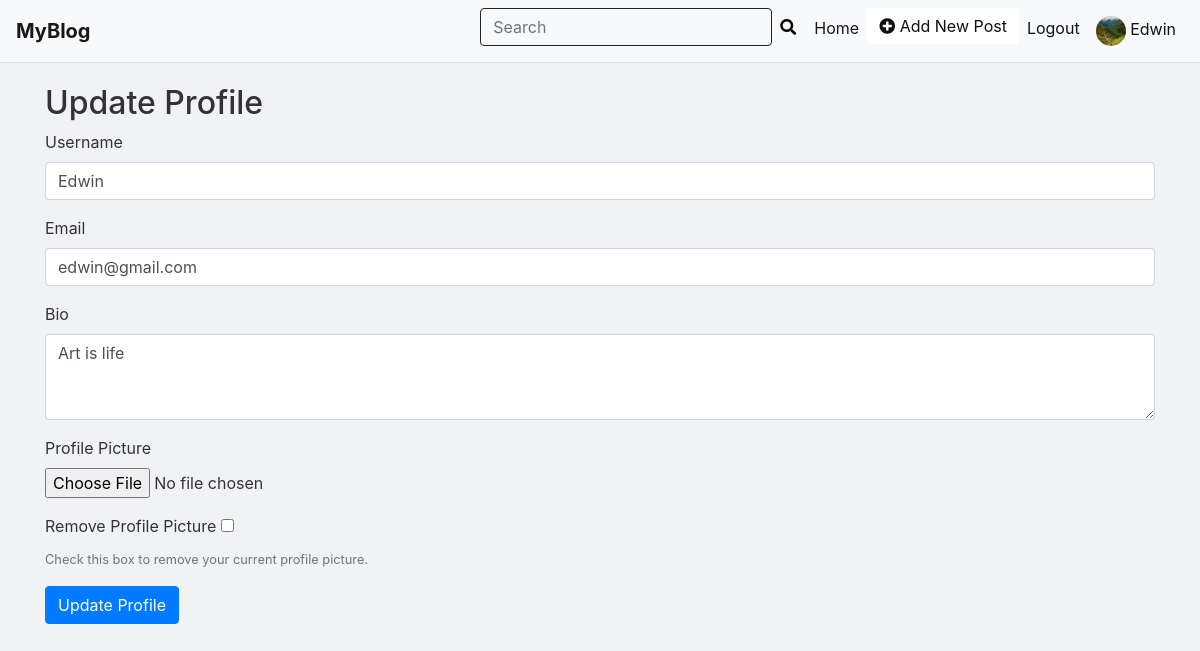
/update-profile/ (signed in), run on the app's committed database.
### blog/models.py (models this page shows, shortened)
class User(AbstractUser):
    phone_number = models.CharField(max_length=10, null=True, blank=True)
    bio = models.TextField(null=True,blank=True)
    profile_pic = models.ImageField(upload_to="media/profile-pics/", null=True, blank=True,)

### blog/views.py (the view, shortened to what this page needs)
# urls.py: path('update-profile/', views.update_profile, name='update_profile'),
@login_required
@never_cache
def update_profile(request):
    user = request.user
    return render(request, 'updateprofile.html', {'user': user})

### templates/updateprofile.html (shortened to what this page needs)
{% extends "layout/base.html" %}
{% block content %}
<div class="container mt-4">
    <h2>Update Profile</h2>
    <form method="post" enctype="multipart/form-data">
        <div class="form-group">
            <label for="username">Username</label>
            <input type="text" class="form-control" id="username" name="username" value="{{ user.username }}" required>
        </div>
        <div class="form-group">
            <label for="email">Email</label>
            <input type="email" class="form-control" id="email" name="email" value="{{ user.email }}" required>
        </div>
        <div class="form-group">
            <label for="bio">Bio</label>
            <textarea class="form-control" id="bio" name="bio" rows="3">{{ user.bio }}</textarea>
        </div>
        <div class="form-group">
            <label for="profile_pic">Profile Picture</label>
            <input type="file" class="form-control-file" id="profile_pic" name="profile_pic">
        </div>
        <div class="form-group">
            <label for="remove_profile_pic">Remove Profile Picture</label>
            <input type="checkbox" id="remove_profile_pic" name="remove_profile_pic">
            <small class="form-text text-muted">Check this box to remove your current profile picture.</small>
        </div>
        <button type="submit" class="btn btn-primary">Update Profile</button>
    </form>
</div>
{% endblock %}

### templates/layout/header.html
{% load static %}
<nav class="navbar navbar-expand-lg navbar-light bg-light">
    <a class="navbar-brand" href="{% url 'index' %}" class="nav-icon-text">
       </i> <b>MyBlog</b>
    </a>
    <div class="collapse navbar-collapse">
        <ul class="navbar-nav ml-auto">
<li class="nav-item">
    <form class="form-inline" action="{% url 'search_results' %}" method="GET">
        <input class="form-control mr-sm-2" type="search" placeholder="Search" aria-label="Search" name="q">
        <button type="submit">
            <i class="fas fa-search"></i>
        </button>
    </form>
</li>
            <li class="nav-item active">
                <a class="nav-link" href="{% url 'user' %}">Home</a>
            </li>
            <li class="nav-item">
                <a href="{% url 'addpost' %}" class="btn add-post-btn">
                    <i class="fas fa-plus-circle"></i> Add New Post
                </a>
            </li>
            <li class="nav-item">
                <a class="nav-link" href="{% url 'logout' %}">Logout</a>
            </li>
            <li class="nav-item">
                <a class="nav-link" href="{% url 'myprofile' %}">
                    {% if user.profile_pic %}
                        <img src="{{ user.profile_pic.url }}" alt="User Image" class="rounded-circle" width="30" height="30">
                    {% else %}
                        <span class="rounded-circle" style="display: inline-block; width: 30px; height: 30px; background-color: #ddd; text-align: center; line-height: 30px;">
                            <i class="fas fa-user" style="color: #777;"></i>
                        </span>
                    {% endif %}
                    <span>{{ user.username }}</span>
                </a>
            </li>
        </ul>
    </div>
</nav>

### templates/layout/base.html (style rules this page uses)
body { background-color: #f0f2f5; color: #333; padding-top: 60px; }
.navbar { margin-bottom: 20px; position: fixed; width: 100%; top: 0; z-index: 1030; background-color: #ffffff; border-bottom: 1px solid #dee2e6; }
.navbar-nav { margin-left: auto; }
.navbar-nav .nav-item .nav-link { color: #111213; font-weight: normal; transition: color 0.3s ease; }
.navbar-nav .nav-item .btn.add-post-btn { background-color: #ffffff; color: #0f1010; border: none; font-weight: normal; transition: color 0.3s ease; }
.btn-primary { background-color: #007bff; border-color: #007bff; }
.navbar .form-inline button { margin-left: -10px; background: none; border: none; color: #070707; padding: 5px 10px; }
.navbar .form-inline { display: flex; align-items: center; }
.navbar .form-inline .form-control { background-color: transparent; color: #0b0a0a; border: 1px solid #242323; padding-right: 30px; }

### data on the page
User: profile_pic (picture), username "Edwin", email "edwin@gmail.com", bio "Art is life"
